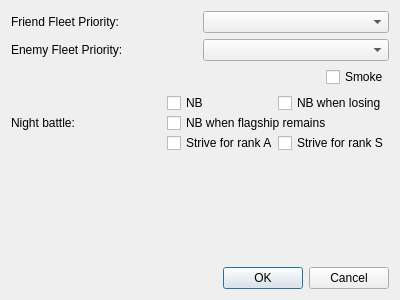
<?xml version="1.0" encoding="UTF-8"?>
<ui version="4.0" idbasedtr="true">
 <class>BattlePlan</class>
 <widget class="QDialog" name="BattlePlan">
  <property name="geometry">
   <rect>
    <x>0</x>
    <y>0</y>
    <width>400</width>
    <height>300</height>
   </rect>
  </property>
  <property name="windowTitle">
   <string id="battle-plan">Battle Plan</string>
  </property>
  <property name="styleSheet">
   <string notr="true"/>
  </property>
  <layout class="QVBoxLayout" name="verticalLayout_2">
   <item>
    <layout class="QGridLayout" name="gridLayout">
     <item row="0" column="0">
      <widget class="QLabel" name="fflabel">
       <property name="text">
        <string id="friend-fleet-plan">Friend Fleet Priority:</string>
       </property>
      </widget>
     </item>
     <item row="0" column="1">
      <widget class="QComboBox" name="ffbox">
       <property name="sizeAdjustPolicy">
        <enum>QComboBox::AdjustToContentsOnFirstShow</enum>
       </property>
      </widget>
     </item>
     <item row="1" column="0">
      <widget class="QLabel" name="eflabel">
       <property name="text">
        <string id="enemy-fleet-plan">Enemy Fleet Priority:</string>
       </property>
      </widget>
     </item>
     <item row="1" column="1">
      <widget class="QComboBox" name="efbox">
       <property name="sizeAdjustPolicy">
        <enum>QComboBox::AdjustToContentsOnFirstShow</enum>
       </property>
      </widget>
     </item>
    </layout>
   </item>
   <item alignment="Qt::AlignRight">
    <widget class="QCheckBox" name="smokeBox">
     <property name="maximumSize">
      <size>
       <width>16777215</width>
       <height>16777215</height>
      </size>
     </property>
     <property name="layoutDirection">
      <enum>Qt::LeftToRight</enum>
     </property>
     <property name="locale">
      <locale language="Chinese" country="China"/>
     </property>
     <property name="text">
      <string id="use-smoke">Smoke</string>
     </property>
    </widget>
   </item>
   <item>
    <layout class="QHBoxLayout" name="horizontalLayout_3">
     <property name="spacing">
      <number>0</number>
     </property>
     <item>
      <widget class="QLabel" name="eflabel_2">
       <property name="text">
        <string id="enemy-fleet-plan">Night battle:</string>
       </property>
      </widget>
     </item>
     <item>
      <layout class="QVBoxLayout" name="verticalLayout">
       <property name="spacing">
        <number>0</number>
       </property>
       <item>
        <layout class="QHBoxLayout" name="horizontalLayout">
         <property name="spacing">
          <number>0</number>
         </property>
         <item>
          <widget class="QCheckBox" name="smokeBox_2">
           <property name="maximumSize">
            <size>
             <width>16777215</width>
             <height>16777215</height>
            </size>
           </property>
           <property name="layoutDirection">
            <enum>Qt::LeftToRight</enum>
           </property>
           <property name="text">
            <string id="nb">NB</string>
           </property>
          </widget>
         </item>
         <item>
          <widget class="QCheckBox" name="smokeBox_3">
           <property name="maximumSize">
            <size>
             <width>16777215</width>
             <height>16777215</height>
            </size>
           </property>
           <property name="layoutDirection">
            <enum>Qt::LeftToRight</enum>
           </property>
           <property name="text">
            <string id="nb-b">NB when losing</string>
           </property>
          </widget>
         </item>
        </layout>
       </item>
       <item>
        <widget class="QCheckBox" name="smokeBox_4">
         <property name="maximumSize">
          <size>
           <width>16777215</width>
           <height>16777215</height>
          </size>
         </property>
         <property name="layoutDirection">
          <enum>Qt::LeftToRight</enum>
         </property>
         <property name="text">
          <string id="nb-flagship">NB when flagship remains</string>
         </property>
        </widget>
       </item>
       <item>
        <layout class="QHBoxLayout" name="horizontalLayout_2">
         <property name="spacing">
          <number>0</number>
         </property>
         <item>
          <widget class="QCheckBox" name="smokeBox_5">
           <property name="maximumSize">
            <size>
             <width>16777215</width>
             <height>16777215</height>
            </size>
           </property>
           <property name="layoutDirection">
            <enum>Qt::LeftToRight</enum>
           </property>
           <property name="text">
            <string id="nb-a">Strive for rank A</string>
           </property>
          </widget>
         </item>
         <item>
          <widget class="QCheckBox" name="smokeBox_6">
           <property name="maximumSize">
            <size>
             <width>16777215</width>
             <height>16777215</height>
            </size>
           </property>
           <property name="layoutDirection">
            <enum>Qt::LeftToRight</enum>
           </property>
           <property name="text">
            <string id="nb-s">Strive for rank S</string>
           </property>
          </widget>
         </item>
        </layout>
       </item>
      </layout>
     </item>
    </layout>
   </item>
   <item>
    <spacer name="verticalSpacer">
     <property name="orientation">
      <enum>Qt::Vertical</enum>
     </property>
     <property name="sizeHint" stdset="0">
      <size>
       <width>20</width>
       <height>143</height>
      </size>
     </property>
    </spacer>
   </item>
   <item>
    <widget class="QDialogButtonBox" name="buttonBox">
     <property name="orientation">
      <enum>Qt::Horizontal</enum>
     </property>
     <property name="standardButtons">
      <set>QDialogButtonBox::Cancel|QDialogButtonBox::Ok</set>
     </property>
    </widget>
   </item>
  </layout>
 </widget>
 <resources/>
 <connections>
  <connection>
   <sender>buttonBox</sender>
   <signal>accepted()</signal>
   <receiver>BattlePlan</receiver>
   <slot>accept()</slot>
   <hints>
    <hint type="sourcelabel">
     <x>248</x>
     <y>254</y>
    </hint>
    <hint type="destinationlabel">
     <x>157</x>
     <y>274</y>
    </hint>
   </hints>
  </connection>
  <connection>
   <sender>buttonBox</sender>
   <signal>rejected()</signal>
   <receiver>BattlePlan</receiver>
   <slot>reject()</slot>
   <hints>
    <hint type="sourcelabel">
     <x>316</x>
     <y>260</y>
    </hint>
    <hint type="destinationlabel">
     <x>286</x>
     <y>274</y>
    </hint>
   </hints>
  </connection>
 </connections>
</ui>
